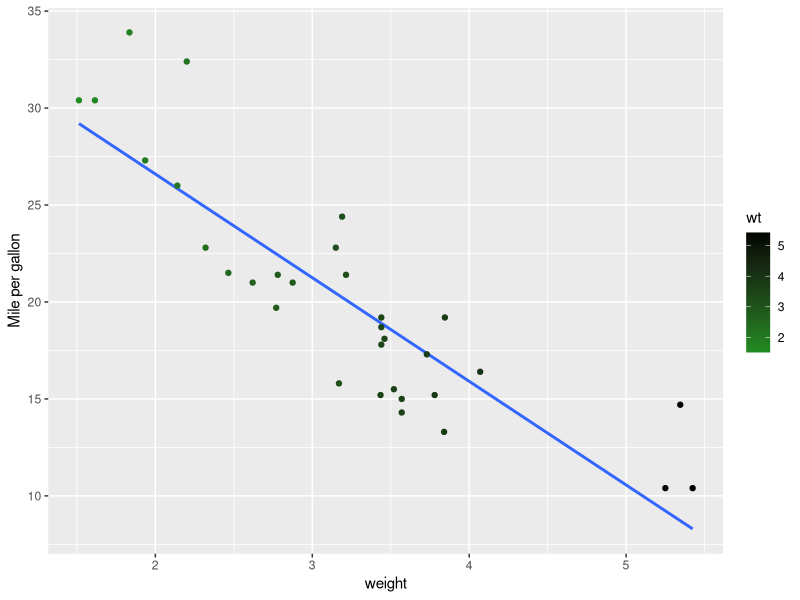

The R source for this figure:
## ---- chunk 1
# this is R code
summary(mtcars)
## ---- chunk 2
library(ggplot2)
library(knitr)
library(markdown)
data("mtcars")
ggplot(mtcars, aes(x=wt, y=mpg)) +
  geom_smooth(method = lm, se =FALSE) +
  geom_point(aes(color = wt)) +
  xlab("weight") +
  ylab ("Mile per gallon") +
  scale_color_gradient(low ="forestgreen", high ="black")
## ---- chunk 3
library(knitr)
kable(head(mtcars, n = 5), digits = 3, format = "markdown")
